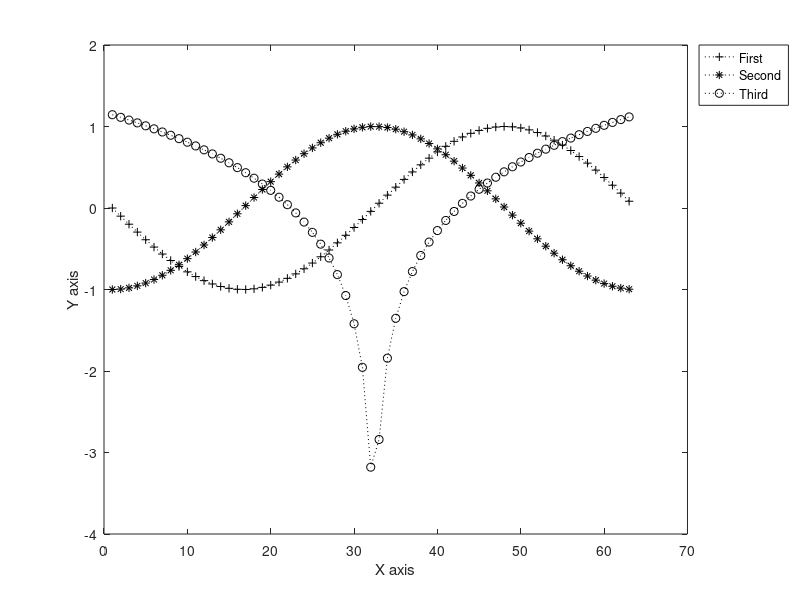

MATLAB code for this plot:
x = -pi:.1:pi;
axis([0 80 -5 5])

plot(sin(x),'k:+')

hold all
plot(cos(x),'k:*')
hold all
plot(log(abs(x)),'k:o')

xlabel('X axis')
ylabel('Y axis')
hleg = legend('First','Second','Third','Location','NorthEastOutside')